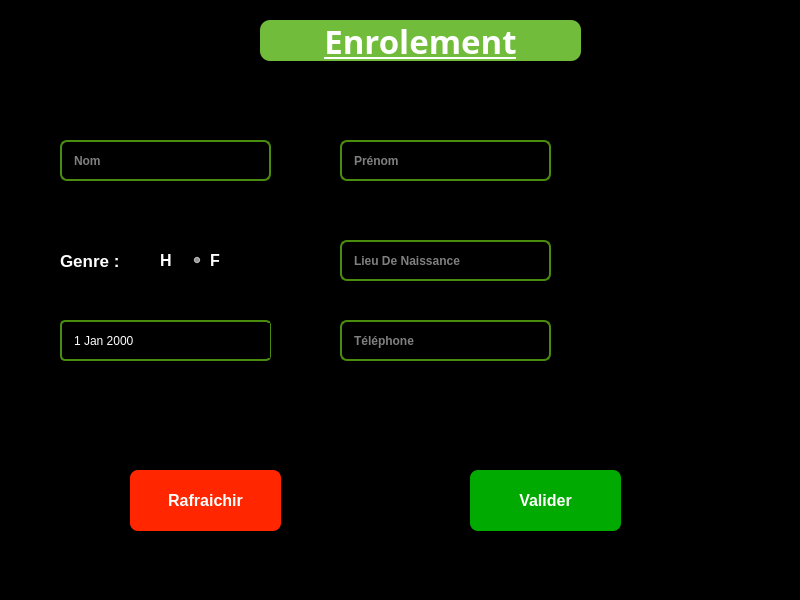
<?xml version="1.0" encoding="UTF-8"?>
<ui version="4.0">
 <class>Main</class>
 <widget class="QMainWindow" name="Main">
  <property name="geometry">
   <rect>
    <x>0</x>
    <y>0</y>
    <width>800</width>
    <height>600</height>
   </rect>
  </property>
  <property name="cursor">
   <cursorShape>BlankCursor</cursorShape>
  </property>
  <property name="windowTitle">
   <string>Enrolement</string>
  </property>
  <property name="styleSheet">
   <string notr="true">background:#000</string>
  </property>
  <widget class="QWidget" name="centralwidget">
   <widget class="QLabel" name="label">
    <property name="geometry">
     <rect>
      <x>260</x>
      <y>20</y>
      <width>321</width>
      <height>41</height>
     </rect>
    </property>
    <property name="font">
     <font>
      <family>KacstBook</family>
      <pointsize>25</pointsize>
      <weight>75</weight>
      <italic>false</italic>
      <bold>true</bold>
      <underline>true</underline>
      <strikeout>false</strikeout>
      <kerning>true</kerning>
     </font>
    </property>
    <property name="mouseTracking">
     <bool>false</bool>
    </property>
    <property name="styleSheet">
     <string notr="true">background:#71bc3b;
color:#fff;
font-weight:bold;
border-radius:10px;</string>
    </property>
    <property name="text">
     <string>Enrolement</string>
    </property>
    <property name="alignment">
     <set>Qt::AlignCenter</set>
    </property>
   </widget>
   <widget class="QLineEdit" name="nom">
    <property name="geometry">
     <rect>
      <x>60</x>
      <y>140</y>
      <width>211</width>
      <height>41</height>
     </rect>
    </property>
    <property name="font">
     <font>
      <weight>75</weight>
      <bold>true</bold>
     </font>
    </property>
    <property name="styleSheet">
     <string notr="true">border: 2px solid #4a8c0d;
padding: 10px;
border-radius:7px;
color:#fff
</string>
    </property>
    <property name="placeholderText">
     <string>Nom</string>
    </property>
    <property name="clearButtonEnabled">
     <bool>false</bool>
    </property>
   </widget>
   <widget class="QLineEdit" name="prenom">
    <property name="geometry">
     <rect>
      <x>340</x>
      <y>140</y>
      <width>211</width>
      <height>41</height>
     </rect>
    </property>
    <property name="font">
     <font>
      <weight>75</weight>
      <bold>true</bold>
     </font>
    </property>
    <property name="styleSheet">
     <string notr="true">border: 2px solid #4a8c0d;
padding: 10px;
border-radius:7px;
color:#fff
</string>
    </property>
    <property name="placeholderText">
     <string>Prénom</string>
    </property>
   </widget>
   <widget class="QLineEdit" name="placeBirth">
    <property name="geometry">
     <rect>
      <x>340</x>
      <y>240</y>
      <width>211</width>
      <height>41</height>
     </rect>
    </property>
    <property name="font">
     <font>
      <weight>75</weight>
      <bold>true</bold>
     </font>
    </property>
    <property name="styleSheet">
     <string notr="true">border: 2px solid #4a8c0d;
padding: 10px;
border-radius:7px;
color:#fff
</string>
    </property>
    <property name="placeholderText">
     <string>Lieu De Naissance</string>
    </property>
   </widget>
   <widget class="QRadioButton" name="homme">
    <property name="geometry">
     <rect>
      <x>140</x>
      <y>240</y>
      <width>41</width>
      <height>41</height>
     </rect>
    </property>
    <property name="font">
     <font>
      <pointsize>12</pointsize>
      <weight>75</weight>
      <bold>true</bold>
     </font>
    </property>
    <property name="styleSheet">
     <string notr="true">color:#fff</string>
    </property>
    <property name="text">
     <string>H</string>
    </property>
   </widget>
   <widget class="QRadioButton" name="femme">
    <property name="geometry">
     <rect>
      <x>190</x>
      <y>240</y>
      <width>31</width>
      <height>41</height>
     </rect>
    </property>
    <property name="font">
     <font>
      <pointsize>12</pointsize>
      <weight>75</weight>
      <bold>true</bold>
     </font>
    </property>
    <property name="styleSheet">
     <string notr="true">color:#fff</string>
    </property>
    <property name="text">
     <string>F</string>
    </property>
    <property name="checked">
     <bool>true</bool>
    </property>
   </widget>
   <widget class="QLabel" name="genre">
    <property name="enabled">
     <bool>true</bool>
    </property>
    <property name="geometry">
     <rect>
      <x>60</x>
      <y>240</y>
      <width>71</width>
      <height>41</height>
     </rect>
    </property>
    <property name="font">
     <font>
      <pointsize>13</pointsize>
      <weight>75</weight>
      <bold>true</bold>
     </font>
    </property>
    <property name="styleSheet">
     <string notr="true">color:#fff</string>
    </property>
    <property name="text">
     <string>Genre :</string>
    </property>
    <property name="scaledContents">
     <bool>false</bool>
    </property>
   </widget>
   <widget class="QPushButton" name="annuler_btn">
    <property name="geometry">
     <rect>
      <x>130</x>
      <y>470</y>
      <width>151</width>
      <height>61</height>
     </rect>
    </property>
    <property name="font">
     <font>
      <pointsize>12</pointsize>
      <weight>75</weight>
      <bold>true</bold>
     </font>
    </property>
    <property name="styleSheet">
     <string notr="true">
border: none;
border-radius:8px;
background-color:rgb(255, 38, 0);
color:#fff;
gridline-color: qlineargradient(spread:pad, x1:0, y1:0, x2:0, y2:1, stop:0 rgba(0, 0, 0, 255), stop:0.33 rgba(0, 0, 0, 255), stop:0.34 rgba(255, 30, 30, 255), stop:0.66 rgba(255, 0, 0, 255), stop:0.67 rgba(255, 255, 0, 255), stop:1 rgba(255, 255, 0, 255));</string>
    </property>
    <property name="text">
     <string>Rafraichir</string>
    </property>
   </widget>
   <widget class="QPushButton" name="valider_btn">
    <property name="geometry">
     <rect>
      <x>470</x>
      <y>470</y>
      <width>151</width>
      <height>61</height>
     </rect>
    </property>
    <property name="font">
     <font>
      <pointsize>12</pointsize>
      <weight>75</weight>
      <bold>true</bold>
     </font>
    </property>
    <property name="styleSheet">
     <string notr="true">QPushButton
{
	border: none;
	border-radius:8px;
	background-color:rgb(0, 170, 0);
	color:#fff;
	transition: 0.3s
}
</string>
    </property>
    <property name="text">
     <string>Valider</string>
    </property>
   </widget>
   <widget class="QDateEdit" name="dateBirth">
    <property name="geometry">
     <rect>
      <x>60</x>
      <y>320</y>
      <width>211</width>
      <height>41</height>
     </rect>
    </property>
    <property name="styleSheet">
     <string notr="true">border: 2px solid #4a8c0d;
padding: 10px;
border-radius:5px;
padding-left:10px;
color:#fff
</string>
    </property>
   </widget>
   <widget class="QLabel" name="photo">
    <property name="geometry">
     <rect>
      <x>570</x>
      <y>140</y>
      <width>211</width>
      <height>221</height>
     </rect>
    </property>
    <property name="cursor">
     <cursorShape>OpenHandCursor</cursorShape>
    </property>
    <property name="autoFillBackground">
     <bool>false</bool>
    </property>
    <property name="styleSheet">
     <string notr="true"/>
    </property>
    <property name="text">
     <string/>
    </property>
    <property name="pixmap">
     <pixmap resource="../ressource.qrc">:/img/assets/pngwing.com (1).png</pixmap>
    </property>
    <property name="scaledContents">
     <bool>true</bool>
    </property>
   </widget>
   <widget class="QLineEdit" name="phone">
    <property name="geometry">
     <rect>
      <x>340</x>
      <y>320</y>
      <width>211</width>
      <height>41</height>
     </rect>
    </property>
    <property name="font">
     <font>
      <weight>75</weight>
      <bold>true</bold>
     </font>
    </property>
    <property name="styleSheet">
     <string notr="true">border: 2px solid #4a8c0d;
padding: 10px;
border-radius:7px;
color:#fff
</string>
    </property>
    <property name="placeholderText">
     <string>Téléphone</string>
    </property>
   </widget>
  </widget>
  <widget class="QMenuBar" name="menubar">
   <property name="geometry">
    <rect>
     <x>0</x>
     <y>0</y>
     <width>800</width>
     <height>20</height>
    </rect>
   </property>
  </widget>
  <widget class="QStatusBar" name="statusbar"/>
 </widget>
 <resources>
  <include location="../ressource.qrc"/>
 </resources>
 <connections/>
</ui>
